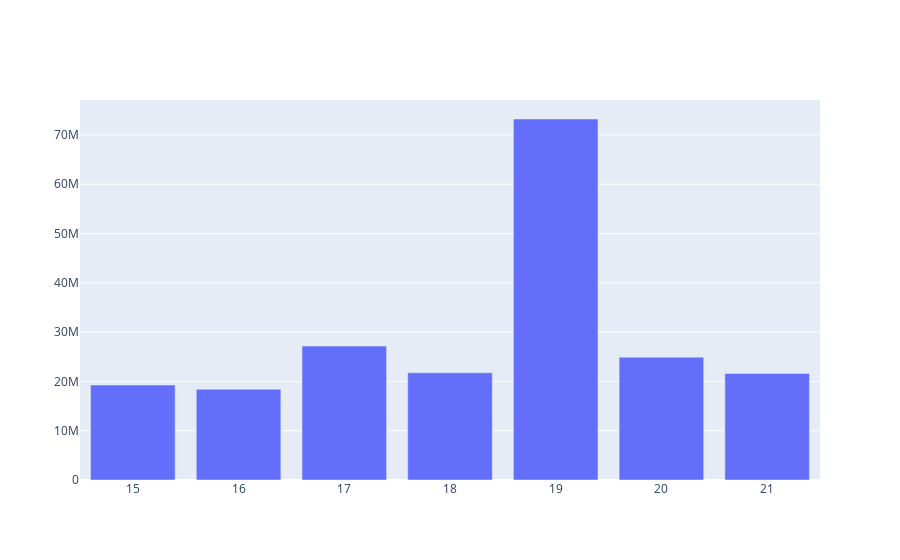

The notebook cell this image was saved under:
### Code cell
import plotly.graph_objects as go

fig = go.Figure([go.Bar(x = lista_anos, y=liquido_ano)])
fig.show()

### Figure 1 — Plotly figure (JSON) as saved in the notebook; plotly's stock layout.template omitted (floating-point values rounded to 4 significant figures)
{"data": [{"type": "bar", "x": ["15", "16", "17", "18", "19", "20", "21"], "y": [19270000.0, 18400000.0, 27170000.0, 21750000.0, 73240000.0, 24920000.0, 21610000.0]}], "layout": {}}
